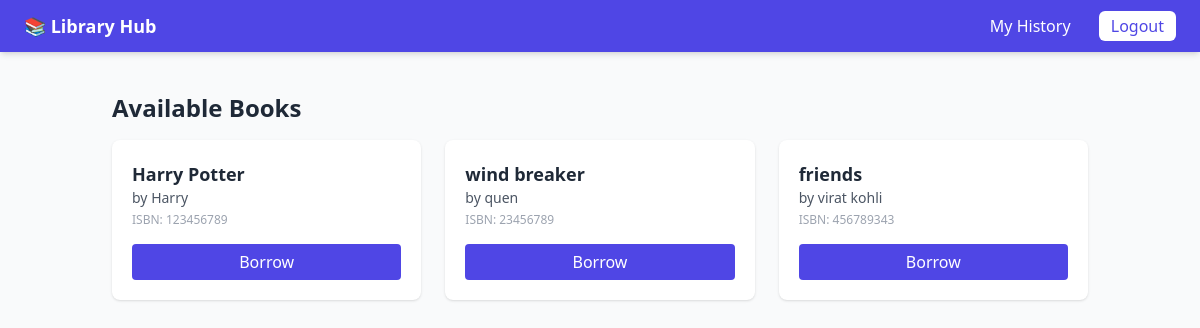
The app's page /books (signed in) with its own data.
### models.py (models this page shows)
class Book(db.Model):
    id = db.Column(db.Integer, primary_key=True)
    title = db.Column(db.String(200), nullable=False)
    author = db.Column(db.String(200))
    isbn = db.Column(db.String(50))
    copies = db.Column(db.Integer, default=1)
    created_at = db.Column(db.DateTime, default=datetime.utcnow)
    borrows = db.relationship('Borrow', back_populates='book')

### app.py (the view)
@app.route('/books')
@login_required
def view_books():
    books = Book.query.all()
    return render_template('books.html', books=books)

### app.py (called while the page is built)
@login_manager.user_loader
def load_user(user_id):
    return User.query.get(int(user_id))

### templates/books.html (shortened to what this page needs)
<!doctype html>
<html lang="en">
  <head>
    <script src="https://cdn.tailwindcss.com"></script>
  </head>
  <body class="bg-gray-50 text-gray-800">
    <nav class="bg-indigo-600 text-white py-3 px-6 flex justify-between items-center shadow-md">
      <h1 class="font-semibold text-lg"><a href="{{ url_for('home') }}">📚 Library Hub</a></h1>
      <div>
        {% if current_user.is_authenticated %}
          <a href="{{ url_for('user_history') }}" class="mx-2 hover:text-yellow-200">My History</a>
          <a href="{{ url_for('logout') }}" class="ml-4 bg-white text-indigo-600 px-3 py-1 rounded-md hover:bg-gray-100">Logout</a>
        {% else %}
          <a href="{{ url_for('login') }}" class="bg-white text-indigo-600 px-3 py-1 rounded-md hover:bg-gray-100">Login</a>
        {% endif %}
      </div>
    </nav>
    <main class="container mx-auto p-6">
      <h2 class="text-2xl font-semibold mb-4">Available Books</h2>
      <div class="grid grid-cols-1 sm:grid-cols-2 lg:grid-cols-3 gap-6">
        {% for b in books %}
        <div class="bg-white rounded-lg shadow p-5 flex flex-col justify-between">
          <div>
            <h3 class="text-lg font-semibold">{{ b.title }}</h3>
            <p class="text-sm text-gray-600">by {{ b.author }}</p>
            <p class="text-xs text-gray-400 mt-1">ISBN: {{ b.isbn }}</p>
          </div>
          <form action="{{ url_for('borrow_book', book_id=b.id) }}" method="post" class="mt-4">
            <button type="submit" class="w-full bg-indigo-600 text-white py-1.5 rounded hover:bg-indigo-700">Borrow</button>
          </form>
        </div>
        {% endfor %}
      </div>
    </main>
  </body>
</html>

### records on screen
Book: title "Harry Potter", author "Harry", isbn "123456789"
Book: title "wind breaker", author "quen", isbn "23456789"
Book: title "friends", author "virat kohli", isbn "456789343"
